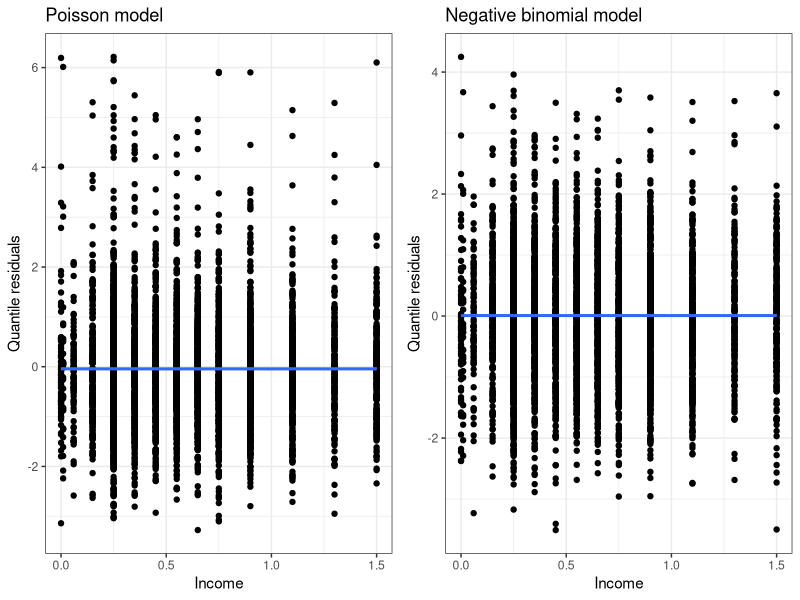

Write the R code that produced this figure.
## ---- chunk 1
library(tidyverse)
library(pscl)
library(AER)
library(MASS)
library(gridExtra)
library(statmod)

data("DoctorVisits")

DoctorVisits <- DoctorVisits %>%
  mutate(insurance = ifelse(private == "yes", "private", 
                                          ifelse(freepoor == "yes", "freepoor",
                                                 ifelse(freerepat == "yes", "freerepat", "none")))) %>%
  mutate(insurance = factor(insurance, levels = c("none", "private", "freepoor", "freerepat")))

m1 <- glm(visits ~ gender + age + income + insurance, 
          family = poisson,
          data = DoctorVisits)
summary(m1)
## ---- chunk 2
m2 <- glm(visits ~ gender + age + income + insurance, 
          family = quasipoisson,
          data = DoctorVisits)
summary(m2)

m3 <- glm.nb(visits ~ gender + age + income + insurance, 
          data = DoctorVisits)
summary(m3)
## ---- chunk 3
p1 <- DoctorVisits %>%
  mutate(resids = qresid(m1)) %>%
  ggplot(aes(x = income, y = resids)) +
  geom_point() +
  geom_smooth() +
  labs(x = "Income", y = "Quantile residuals",
       title = "Poisson model") +
  theme_bw()

p2 <- DoctorVisits %>%
  mutate(resids = qresid(m3)) %>%
  ggplot(aes(x = income, y = resids)) +
  geom_point() +
  geom_smooth() +
  labs(x = "Income", y = "Quantile residuals",
       title = "Negative binomial model") +
  theme_bw()

grid.arrange(p1, p2, ncol=2)
## ---- chunk 4
m4 <- zeroinfl(visits ~ gender + age + income + insurance, 
          data = DoctorVisits)
summary(m4)
